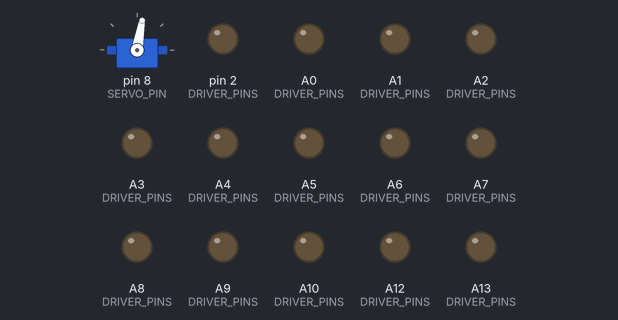
The sketch below on a simulated Arduino Mega 2560, built with avr-gcc and run on an emulated ATmega2560. Shown: servo, output pins drawn as LEDs (lit = HIGH).

Above: at 0.05 s.
At 7.0 s:
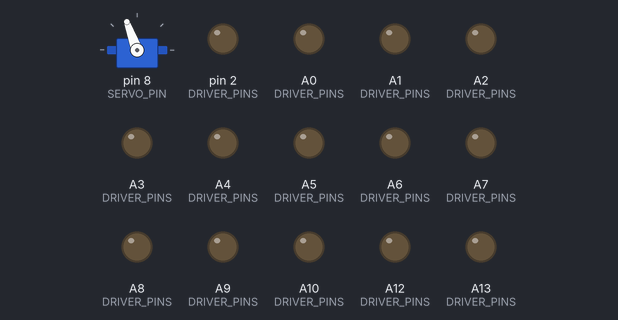
Timing chart, 0 to 9.1 s (numbered marks = the images above):
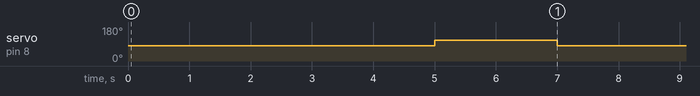

Measured:
- by itself, servo on pin 8 (SERVO_PIN): alternates 110° for 2.0 s and 80° for 5.0 s

The sketch:

servo_zero.ino
```cpp
// The Wall - servo test (Arduino Mega)
// Servo signal -> 8. Actuators and light motor are held off.
// Every 5 seconds the servo goes from 90 to 110, stays there 2 seconds, then back to 90.
// On a continuous rotation servo: 90 = stop, 110 = slow turn in one direction.

#include <Servo.h>

const byte SERVO_PIN = 8;

const byte DRIVER_PINS[] = {
  A5, A4, A3, A2, A1, A0,     // L298N #1
  A12, A10, A9, A8, A7, A6,   // L298N #2
  A14, A13, 2,                // L298N #3 (light motor)
};

const int REST = 80;
const int ACTIVE = 110;
const unsigned long WAIT_MS = 5000;
const unsigned long HOLD_MS = 2000;

Servo servo;

void setup() {
  for (byte p : DRIVER_PINS) {
    pinMode(p, OUTPUT);
    digitalWrite(p, LOW);
  }
  servo.attach(SERVO_PIN);
  servo.write(REST);
}

void loop() {
  delay(WAIT_MS);
  servo.write(ACTIVE);
  delay(HOLD_MS);
  servo.write(REST);
}
```
